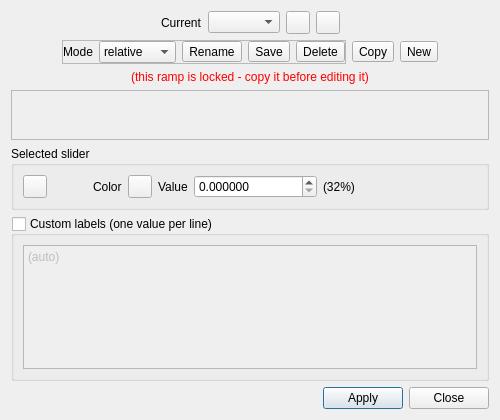
<?xml version="1.0" encoding="UTF-8"?>
<ui version="4.0">
 <class>ColorScaleEditorDlg</class>
 <widget class="QDialog" name="ColorScaleEditorDlg">
  <property name="geometry">
   <rect>
    <x>0</x>
    <y>0</y>
    <width>500</width>
    <height>420</height>
   </rect>
  </property>
  <property name="windowTitle">
   <string>Color Scale Editor</string>
  </property>
  <layout class="QVBoxLayout" name="verticalLayout">
   <item>
    <widget class="QFrame" name="frame">
     <layout class="QHBoxLayout" name="horizontalLayout">
      <property name="leftMargin">
       <number>0</number>
      </property>
      <property name="topMargin">
       <number>0</number>
      </property>
      <property name="rightMargin">
       <number>0</number>
      </property>
      <property name="bottomMargin">
       <number>0</number>
      </property>
      <item>
       <spacer name="horizontalSpacer">
        <property name="orientation">
         <enum>Qt::Horizontal</enum>
        </property>
        <property name="sizeHint" stdset="0">
         <size>
          <width>40</width>
          <height>20</height>
         </size>
        </property>
       </spacer>
      </item>
      <item>
       <widget class="QLabel" name="label">
        <property name="text">
         <string>Current</string>
        </property>
       </widget>
      </item>
      <item>
       <widget class="QComboBox" name="rampComboBox">
        <property name="sizeAdjustPolicy">
         <enum>QComboBox::AdjustToContents</enum>
        </property>
       </widget>
      </item>
      <item>
       <widget class="QToolButton" name="exportToolButton">
        <property name="toolTip">
         <string>Export color scale to a file</string>
        </property>
        <property name="icon">
         <iconset>
          <normaloff>:/CC/images/ccSave.png</normaloff>:/CC/images/ccSave.png</iconset>
        </property>
       </widget>
      </item>
      <item>
       <widget class="QToolButton" name="importToolButton">
        <property name="toolTip">
         <string>Import color scale from a file</string>
        </property>
        <property name="icon">
         <iconset>
          <normaloff>:/CC/images/ccOpen.png</normaloff>:/CC/images/ccOpen.png</iconset>
        </property>
       </widget>
      </item>
      <item>
       <spacer name="horizontalSpacer_4">
        <property name="orientation">
         <enum>Qt::Horizontal</enum>
        </property>
        <property name="sizeHint" stdset="0">
         <size>
          <width>40</width>
          <height>20</height>
         </size>
        </property>
       </spacer>
      </item>
     </layout>
    </widget>
   </item>
   <item>
    <layout class="QHBoxLayout" name="horizontalLayout_4">
     <item>
      <spacer name="horizontalSpacer_6">
       <property name="orientation">
        <enum>Qt::Horizontal</enum>
       </property>
       <property name="sizeHint" stdset="0">
        <size>
         <width>40</width>
         <height>20</height>
        </size>
       </property>
      </spacer>
     </item>
     <item>
      <widget class="QFrame" name="colorScaleParametersFrame">
       <property name="sizePolicy">
        <sizepolicy hsizetype="Preferred" vsizetype="Maximum">
         <horstretch>0</horstretch>
         <verstretch>0</verstretch>
        </sizepolicy>
       </property>
       <property name="frameShape">
        <enum>QFrame::StyledPanel</enum>
       </property>
       <property name="frameShadow">
        <enum>QFrame::Raised</enum>
       </property>
       <layout class="QHBoxLayout" name="horizontalLayout_3">
        <property name="leftMargin">
         <number>0</number>
        </property>
        <property name="topMargin">
         <number>0</number>
        </property>
        <property name="rightMargin">
         <number>0</number>
        </property>
        <property name="bottomMargin">
         <number>0</number>
        </property>
        <item>
         <widget class="QLabel" name="label_4">
          <property name="text">
           <string>Mode</string>
          </property>
         </widget>
        </item>
        <item>
         <widget class="QComboBox" name="scaleModeComboBox">
          <property name="sizePolicy">
           <sizepolicy hsizetype="Expanding" vsizetype="Fixed">
            <horstretch>0</horstretch>
            <verstretch>0</verstretch>
           </sizepolicy>
          </property>
          <item>
           <property name="text">
            <string>relative</string>
           </property>
          </item>
          <item>
           <property name="text">
            <string>absolute</string>
           </property>
          </item>
         </widget>
        </item>
        <item>
         <widget class="QToolButton" name="renameToolButton">
          <property name="text">
           <string>Rename</string>
          </property>
         </widget>
        </item>
        <item>
         <widget class="QToolButton" name="saveToolButton">
          <property name="text">
           <string>Save</string>
          </property>
         </widget>
        </item>
        <item>
         <widget class="QToolButton" name="deleteToolButton">
          <property name="text">
           <string>Delete</string>
          </property>
         </widget>
        </item>
       </layout>
      </widget>
     </item>
     <item>
      <widget class="QToolButton" name="copyToolButton">
       <property name="text">
        <string>Copy</string>
       </property>
      </widget>
     </item>
     <item>
      <widget class="QToolButton" name="newToolButton">
       <property name="text">
        <string>New</string>
       </property>
      </widget>
     </item>
     <item>
      <spacer name="horizontalSpacer_5">
       <property name="orientation">
        <enum>Qt::Horizontal</enum>
       </property>
       <property name="sizeHint" stdset="0">
        <size>
         <width>48</width>
         <height>19</height>
        </size>
       </property>
      </spacer>
     </item>
    </layout>
   </item>
   <item>
    <widget class="QLabel" name="lockWarningLabel">
     <property name="styleSheet">
      <string notr="true">QLabel{ color: red; }</string>
     </property>
     <property name="text">
      <string>(this ramp is locked - copy it before editing it)</string>
     </property>
     <property name="alignment">
      <set>Qt::AlignCenter</set>
     </property>
    </widget>
   </item>
   <item>
    <widget class="QFrame" name="colorScaleEditorFrame">
     <property name="sizePolicy">
      <sizepolicy hsizetype="Expanding" vsizetype="Expanding">
       <horstretch>0</horstretch>
       <verstretch>0</verstretch>
      </sizepolicy>
     </property>
     <property name="minimumSize">
      <size>
       <width>0</width>
       <height>50</height>
      </size>
     </property>
     <property name="frameShape">
      <enum>QFrame::StyledPanel</enum>
     </property>
     <property name="frameShadow">
      <enum>QFrame::Raised</enum>
     </property>
    </widget>
   </item>
   <item>
    <widget class="QGroupBox" name="selectedSliderGroupBox">
     <property name="sizePolicy">
      <sizepolicy hsizetype="Expanding" vsizetype="Maximum">
       <horstretch>0</horstretch>
       <verstretch>0</verstretch>
      </sizepolicy>
     </property>
     <property name="title">
      <string>Selected slider</string>
     </property>
     <layout class="QHBoxLayout" name="horizontalLayout_2">
      <item>
       <widget class="QToolButton" name="deleteSliderToolButton">
        <property name="icon">
         <iconset>
          <normaloff>:/CC/images/smallTrash.png</normaloff>:/CC/images/smallTrash.png</iconset>
        </property>
       </widget>
      </item>
      <item>
       <spacer name="horizontalSpacer_2">
        <property name="orientation">
         <enum>Qt::Horizontal</enum>
        </property>
        <property name="sizeType">
         <enum>QSizePolicy::Preferred</enum>
        </property>
        <property name="sizeHint" stdset="0">
         <size>
          <width>40</width>
          <height>20</height>
         </size>
        </property>
       </spacer>
      </item>
      <item>
       <widget class="QLabel" name="label_3">
        <property name="text">
         <string>Color</string>
        </property>
       </widget>
      </item>
      <item>
       <widget class="QToolButton" name="colorToolButton"/>
      </item>
      <item>
       <widget class="QLabel" name="label_2">
        <property name="text">
         <string>Value</string>
        </property>
       </widget>
      </item>
      <item>
       <widget class="QDoubleSpinBox" name="valueDoubleSpinBox">
        <property name="sizePolicy">
         <sizepolicy hsizetype="Expanding" vsizetype="Fixed">
          <horstretch>0</horstretch>
          <verstretch>0</verstretch>
         </sizepolicy>
        </property>
        <property name="decimals">
         <number>6</number>
        </property>
       </widget>
      </item>
      <item>
       <widget class="QLabel" name="valueLabel">
        <property name="text">
         <string>(32%)</string>
        </property>
       </widget>
      </item>
      <item>
       <spacer name="horizontalSpacer_3">
        <property name="orientation">
         <enum>Qt::Horizontal</enum>
        </property>
        <property name="sizeHint" stdset="0">
         <size>
          <width>40</width>
          <height>20</height>
         </size>
        </property>
       </spacer>
      </item>
     </layout>
    </widget>
   </item>
   <item>
    <widget class="QGroupBox" name="customLabelsGroupBox">
     <property name="title">
      <string>Custom labels (one value per line)</string>
     </property>
     <property name="checkable">
      <bool>true</bool>
     </property>
     <property name="checked">
      <bool>false</bool>
     </property>
     <layout class="QVBoxLayout" name="verticalLayout_2">
      <item>
       <widget class="QPlainTextEdit" name="customLabelsPlainTextEdit">
        <property name="plainText">
         <string>(auto)</string>
        </property>
       </widget>
      </item>
     </layout>
    </widget>
   </item>
   <item>
    <layout class="QHBoxLayout" name="horizontalLayout_5">
     <item>
      <spacer name="horizontalSpacer_7">
       <property name="orientation">
        <enum>Qt::Horizontal</enum>
       </property>
       <property name="sizeHint" stdset="0">
        <size>
         <width>40</width>
         <height>20</height>
        </size>
       </property>
      </spacer>
     </item>
     <item>
      <widget class="QPushButton" name="applyPushButton">
       <property name="text">
        <string>Apply</string>
       </property>
      </widget>
     </item>
     <item>
      <widget class="QPushButton" name="closePushButton">
       <property name="text">
        <string>Close</string>
       </property>
      </widget>
     </item>
    </layout>
   </item>
  </layout>
 </widget>
 <resources/>
 <connections/>
</ui>
